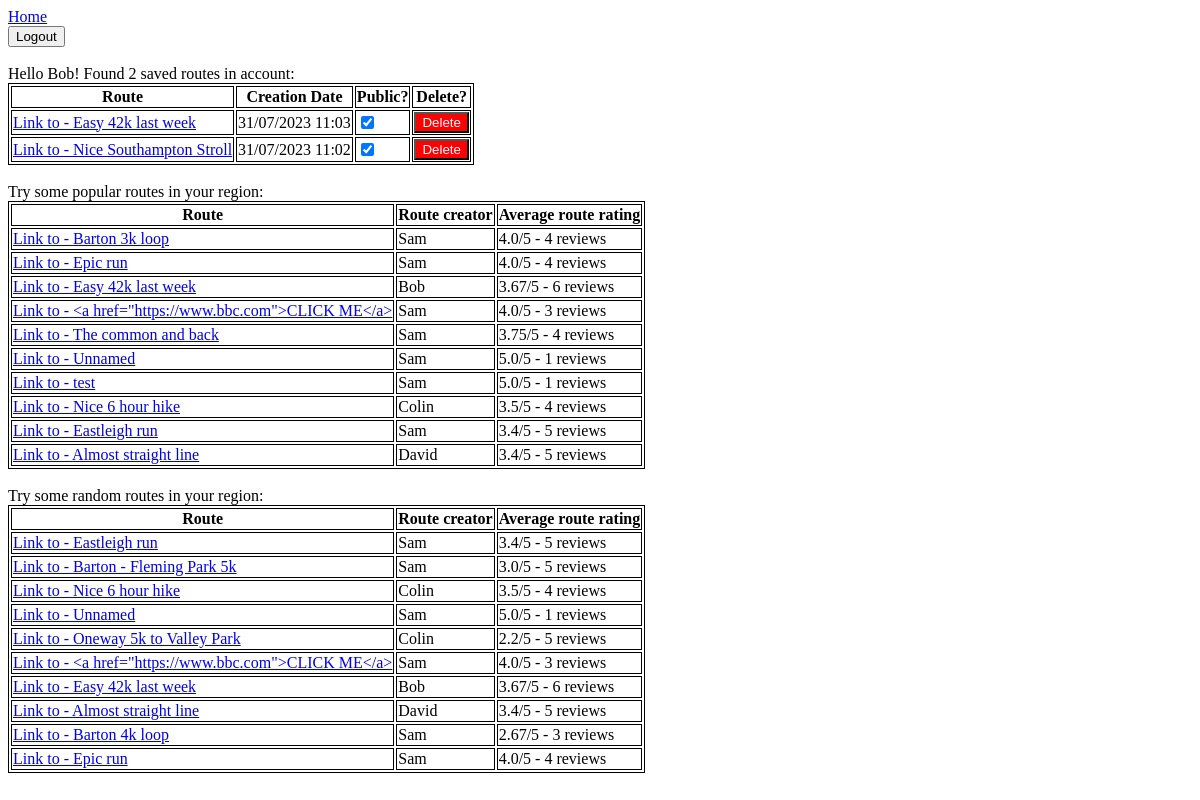
The page /account (signed in) on the database its author committed.
### tables this page shows
CREATE TABLE routes(id INTEGER PRIMARY KEY AUTOINCREMENT,timestamp TEXT,route TEXT,username TEXT,route_name TEXT,public INTEGER,FOREIGN KEY(username) REFERENCES accounts(username));

### server.py (the view)
@app.get('/account')
def account():
    if flask_login.current_user.is_authenticated:
        return flask.render_template('account.html',
                                     saved_routes=database.get_all_routes(flask_login.current_user.id),
                                     username=flask_login.current_user.id,
                                     random_routes=database.get_random_routes(),
                                     popular_routes=database.get_popular_routes())
    return flask.redirect('/login')

### database.py (called while the page is built)
def user_exists(username):
    res = cur.execute("SELECT username FROM accounts WHERE username=?", (username,))
    return res.fetchone() is not None

def get_all_routes(username):
    res = cur.execute("SELECT id, strftime('%d/%m/%Y %H:%M', timestamp), route, username, route_name, public "
                      "FROM routes "
                      "WHERE username=? "
                      "ORDER BY datetime(timestamp) DESC",
                      (username,))
    return res.fetchall()

def get_random_routes(limit=10):
    res = cur.execute("SELECT id, route, route_name, username, ROUND(AVG(route_ratings.rating),2), COUNT(route_ratings.rating) "
                      "FROM routes, route_ratings "
                      "WHERE routes.id=route_ratings.route_id "
                      "AND public = 1 "
                      "GROUP BY routes.id "
                      "ORDER BY RANDOM() "
                      "LIMIT ?",
                      (limit,))
    return res.fetchall()

def get_popular_routes(limit=10, dummy_rating=3, dummy_rating_count=10):
    res = cur.execute(
        "SELECT routes.id, routes.route, routes.route_name, routes.username, ROUND(AVG(route_ratings.rating),2), COUNT(route_ratings.rating) "
        "FROM routes, route_ratings "
        "WHERE public = 1 "
        "AND routes.id = route_ratings.route_id "
        "GROUP BY routes.id "
        "ORDER BY "
        "     IFNULL(1.0*(SUM(route_ratings.rating) + ?*?)/(COUNT(route_ratings.rating)+?)"
        "     ,-100) DESC, RANDOM() "
        "LIMIT ? ",
        (dummy_rating, dummy_rating_count, dummy_rating_count, limit))
    return res.fetchall()

### server.py (called while the page is built)
@login_manager.user_loader
def user_loader(username):
    if not database.user_exists(username):
        return
    user = flask_login.UserMixin()
    user.id = username
    return user

### server/templates/account.html (shortened to what this page needs)
<!DOCTYPE html>
<html lang="en" style="height:100%">
    <head>
        <link rel="stylesheet" href="/static/shared.css">
    </head>
    <body>
        <a href="/">Home</a>
        <br>
        <form action="/logout">
            <input type="submit" value="Logout"/>
        </form>
        <br>
        Hello {{ username }}! Found {{ saved_routes|length }} saved routes in account:
        <br>
        <table>
            <tr>
                <th>Route</th>
                <th>Creation Date</th>
                <th>Public?</th>
                <th>Delete?</th>
            </tr>
            {% for route in saved_routes %}
                <tr>
                    <td>
                        <a href="/view/{{ route[0] }}">Link to - {{ route[4] }}</a>
                    </td>
                    <td>
                        {{ route[1] }}
                    </td>
                    <td>
                        <input id={{ "public-checkbox" ~ route[0]}} type="checkbox"/>
                    </td>
                    <td>
                        <button class="red-only-button" onclick="open_dialog({{ route[0] }});">Delete</button>
                    </td>
                </tr>
            {% endfor %}
        </table>
        <br>
        Try some popular routes in your region:
        <table>
            <tr>
                <th>Route</th>
                <th>Route creator</th>
                <th>Average route rating</th>
             </tr>
            {% for route in popular_routes %}
                <tr>
                <td>
                    <a href="/view/{{ route[0] }}">Link to - {{ route[2] }}</a>
                </td>
                <td>
                    {{ route[3] }}
                </td>
                <td>
                    {{ route[4] }}/5 - {{ route[5] }} reviews
                </td>
                </tr>
            {% endfor %}
        </table>
        <br>
        Try some random routes in your region:
        <table>
            <tr>
                <th>Route</th>
                <th>Route creator</th>
                <th>Average route rating</th>
            </tr>
            {% for route in random_routes %}
                <tr>
                <td>
                    <a href="/view/{{ route[0] }}">Link to - {{ route[2] }}</a>
                </td>
                <td>
                    {{ route[3] }}
                </td>
                <td>
                    {{ route[4] }}/5 - {{ route[5] }} reviews
                </td>
                </tr>
            {% endfor %}
        </table>
    </body>
</html>

### server/static/shared.css (style rules this page uses)
.red-only-button { background-color: red; color: white; }

### server/templates/account.html (style rules this page uses)
table, th, td { border:1px solid black; }

### rows shown on the page
routes: route_name "Easy 42k last week", route "31/07/2023 11:03", username "Bob", route "3.67", route "6"
routes: route_name "Nice Southampton Stroll", route "31/07/2023 11:02"
routes: route_name "Barton 3k loop", username "Sam", route "4.0", route "4"
routes: route_name "Epic run", username "Sam", route "4.0", route "4"
routes: route_name "<a href=\"https://www.bbc.com\">CLICK ME</a>", username "Sam", route "4.0", route "3"
routes: route_name "The common and back", username "Sam", route "3.75", route "4"
routes: route_name "Unnamed", username "Sam", route "5.0", public "1"
routes: route_name "test", username "Sam", route "5.0", public "1"
routes: route_name "Nice 6 hour hike", username "Colin", route "3.5", route "4"
routes: route_name "Eastleigh run", username "Sam", route "3.4", route "5"
routes: route_name "Almost straight line", username "David", route "3.4", route "5"
routes: route_name "Barton - Fleming Park 5k", username "Sam", route "3.0", route "5"
routes: route_name "Oneway 5k to Valley Park", username "Colin", route "2.2", route "5"
routes: route_name "Barton 4k loop", username "Sam", route "2.67", route "3"

### other values the page prints
{{ username }} "Bob"
{{ saved_routes|length }} "2"
